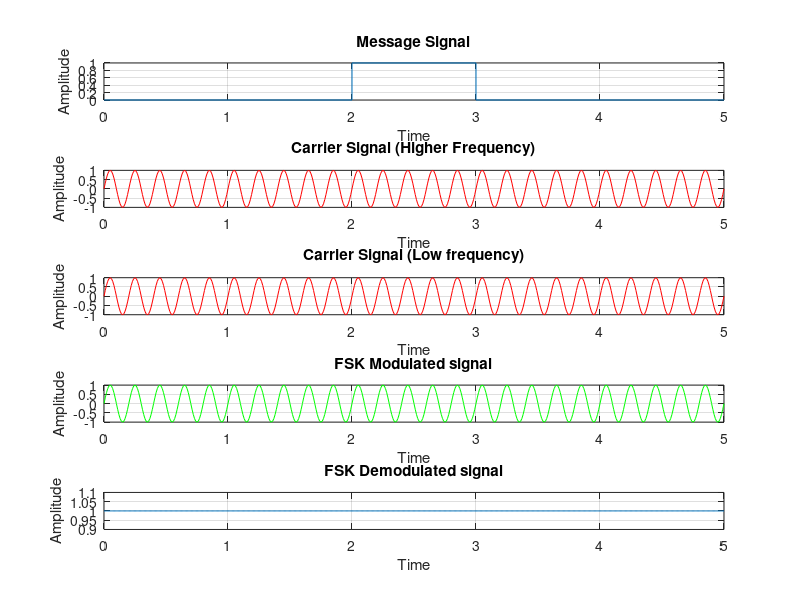

Recreate this plot in MATLAB.
close all;
clear all;
clf;
fc=input('Enter the value of fc1');
fc1=input('Enter the value of fc2');
r=input('Enter no of bits');
n=rand(1,r);
for i=1:length(n)
    if n(i)>0.5
        n(i)=0;
    else
        n(i)=1;
    end
end
n=[0 0 1 0 0]
l=length(n);
if n(l)==1
    n(l+1)=1;
else
    n(l+1)=0;
end
l1=length(n);
tn=0:l1-1;
subplot(5,1,1)
stairs(tn,n);
xlabel('Time');
ylabel('Amplitude');
title('Message Signal');
grid on;
t=0:0.01:l;
c1=sin(2*pi*fc*t);
subplot(5,1,2)
plot(t,c1,'r');
xlabel('Time');
ylabel('Amplitude');
title('Carrier Signal (Higher Frequency)');
grid on;
t=0:0.01:l;
c2=sin(2*pi*fc1*t);
subplot(5,1,3)
plot(t,c2,'r');
xlabel('Time');
ylabel('Amplitude');
title('Carrier Signal (Low frequency)');
grid on;
for i=1:l
    for(j=(i-1)*100:i*100)
        if(n(i)==1)
            s(j+1)=c1(j+1);
        else
            s(j+1)=c2(j+1);
       end
    end
end
subplot(5,1,4);
plot(t,s,'g');
xlabel('Time');
ylabel('Amplitude');
title('FSK Modulated signal');
grid on;
for i=1:l
    for j=(i-1)*100:i*100
        if(s(j+1)==c1(j+1))
            x(j+1)=1;
        else
            x(j+1)=0;
        end
    end
end
subplot(5,1,5)
plot(t,x);
xlabel('Time');
ylabel('Amplitude');
title('FSK Demodulated signal');
grid on;